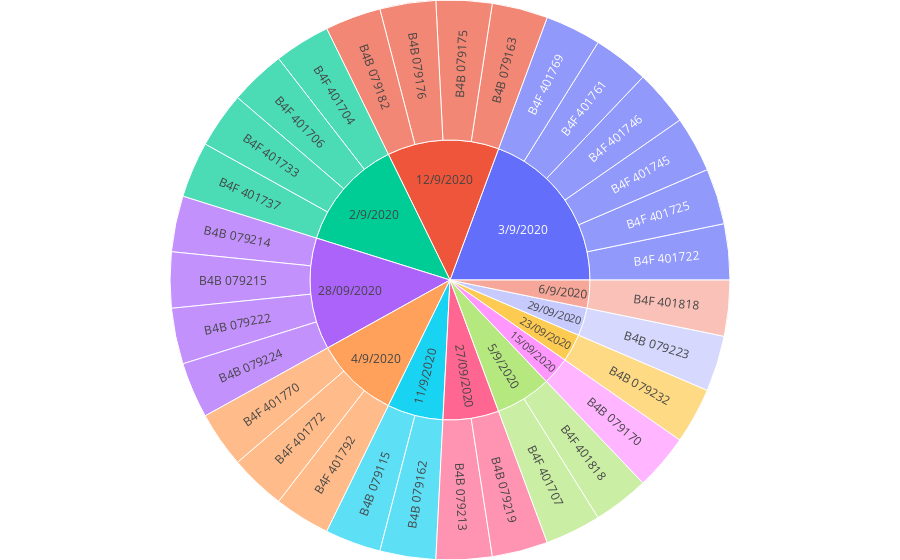

The code cell stored with this chart in its notebook:
### Code cell
fig = px.sunburst(cars,path=["Date", "BodyNo"])
fig.update_layout(margin = dict(t=0, l=0, r=0, b=0))
fig.show()
